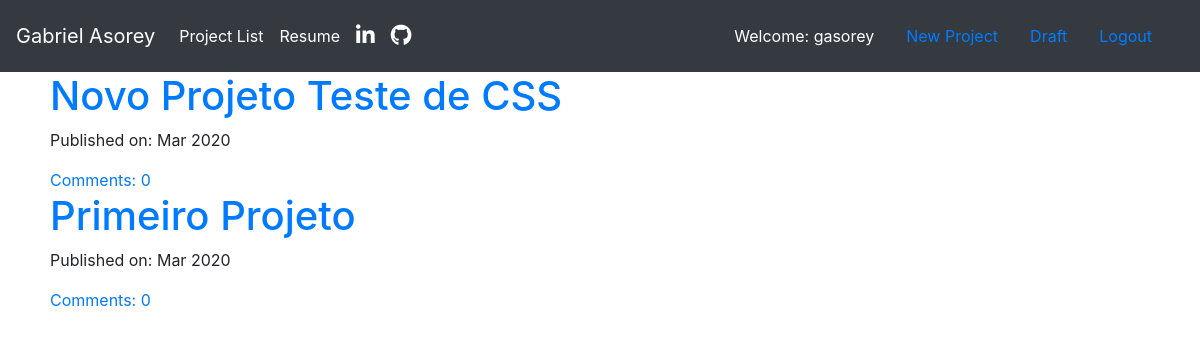
The app's page / (signed in), older data.
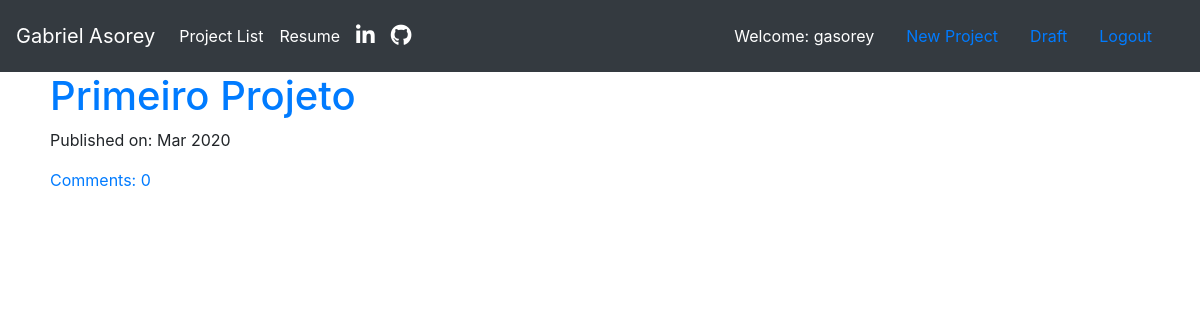
The same page, newer data.
### Portfolio/models.py (models this page shows, shortened)
class Project(models.Model):
    author = models.ForeignKey('auth.User', on_delete=models.CASCADE)
    project_name = models.CharField(max_length=300)
    description = models.TextField()
    create_date = models.DateTimeField(default=timezone.now)
    published_date = models.DateTimeField(blank=True,null=True)
    def approve_comments(self):
        return self.comments.filter(approved_comment=True)

### Portfolio/views.py (the view)
# urls.py: path('',views.ProjectListView.as_view(),name='project_list'),
class ProjectListView(ListView):
    model = Project
    def get_queryset(self):
        return Project.objects.filter(published_date__lte=timezone.now()).order_by('-published_date')

### Portfolio/templates/Portfolio/project_list.html
{% extends 'Portfolio/HTML_Base.html' %}
{% block content %}
{% load static %}
<div class="borda">
    {% for Project in project_list %}
    <div class="Project">
        <h1><a href="{% url 'project_detail' pk=Project.pk %}">{{ Project.project_name}}</a></h1>
    </div>
    <div class="date">
        <p>Published on: {{Project.published_date|date:" M Y"}}</p>
    </div>
    <a href="{% url 'project_detail' pk=Project.pk%}">Comments: {{ Project.approve_comments.count }}</a>
    {% endfor %}
</div>
    {% endblock %}

Row changes from the older to the newer data that the page shows:
removed Project: project_name "Novo Projeto Teste de CSS", published_date "Mar 2020", approve_comments.count "0"
